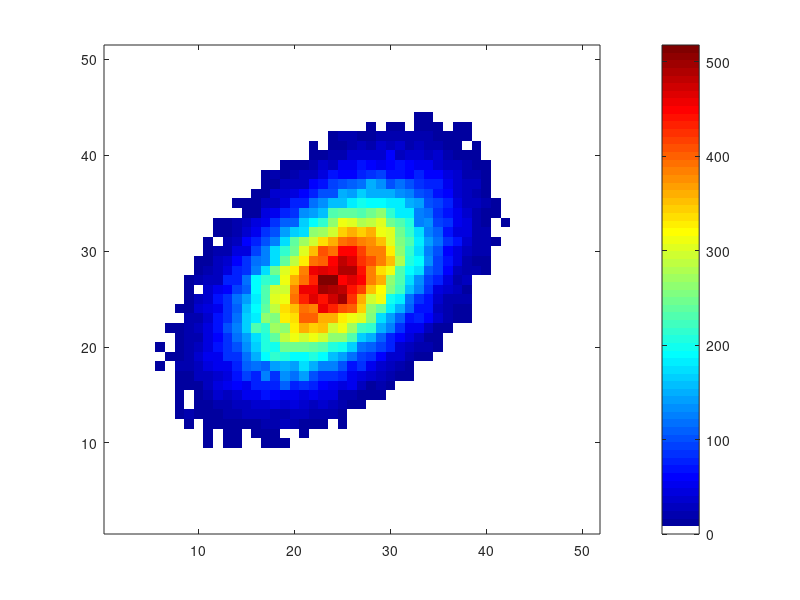

This figure's MATLAB source:
% close all;
% clear all;
% pm=6000;
% addpath(genpath('C:\Users\chamsei\Documents\GitHub\ms_proj\old_codes\vismolib'))
% vmlconfig_cavriglia;
% conf = evalin('base','VMLCONF');
% obj = vmlSeq('2015_08_10',[6 20]);
% 
% ts = timeseries(obj.Irr(:,2:end), obj.Irr(:,1));
% ts2 = resample(ts, obj.P(:,1)); 
% figure;
% plot(ts2.data(1:end-pm,1), obj.P(1:end-pm,2),'b.');
% hold on;
% plot(ts2.data(end-pm:end,1), obj.P(end-pm:end,2),'r.');
% 
% 
% degree = 130;
% theta = degtorad(degree); % rotaion angle counterclockwise about the origin
% R = [cos(theta) -sin(theta); sin(theta) cos(theta)];
% theta_inv = degtorad(-degree); % rotaion angle counterclockwise about the origin
% R_inv = [cos(theta_inv) -sin(theta_inv); sin(theta_inv) cos(theta_inv)];
% 
% translationVector = [0;0];
% 
% figure;
% plot(obj.Irr(obj.clear_times,1),obj.Irr(obj.clear_times,2), '.g');
% hold on;
% plot(obj.Irr(obj.cloudy_times,1),obj.Irr(obj.cloudy_times,2), '.r');
% 
% figure;
% load('all_sun_pos__2015_09_21.mat');
% plot(all_pos(:,1),all_pos(:,2), '-r');
% hold on;
% plot(all_pos(:,3),all_pos(:,4), '-g');
% 
% % create a matrix which will be used later in calculations
% center_pos = fix((all_pos(1,1:2)+all_pos(end,1:2))/2); %all_pos(fix(size(all_pos,1)/2),1);
% [center_pos, ~] = sunpos_midday(obj);
% %y_center_pos = all_pos(fix(size(all_pos,1)/2),2);
% center_pos = repmat(center_pos, 1, size(all_pos,1));
% 
% % create a matrix which will be used later in calculations
% center_impos = fix((all_pos(4,3:4)+all_pos(end-4,3:4))/2);
% center_impos = repmat(center_impos', 1, size(all_pos,1));
% 
% 
% % shift points in the plane so that the center of rotation is at the origin
% rot_pos = R*(all_pos(:,1:2)' - center_pos) + center_pos;
% rot_impos = R*(all_pos(:,3:4)' - center_pos) + center_pos;
% 
% sh = .030;
% [min_y, idx] = min(rot_pos(2,:));
% min_x = rot_pos(1,idx);
% rot_pos(2,:) = (rot_pos(2,:)-min_y).*(1+(sh^2)) + min_y;
% rot_pos(1,:) = (rot_pos(1,:)-min_x).*(1-sh) + min_x;
% %rot_pos(:,:) = (rot_pos(1:2,:)-[min_x;min_y]).*[1-sh;1+(sh^2)] + [min_x;min_y];
% 
% inv_center_pos_pt = fix((rot_pos(1:2,1)+rot_pos(1:2,end))/2);
% inv_center_pos = repmat(inv_center_pos_pt, 1, size(rot_pos,2));
% orig_pos = R_inv*(rot_pos - center_pos) + center_pos;
% 
% figure;
% plot(rot_pos(1,:),rot_pos(2,:), '-r');
% hold on;
% plot(rot_impos(1,:),rot_impos(2,:), '-b');
% 
% figure;
% 
% plot(all_pos(:,1),all_pos(:,2), '-r');
% hold on;
% plot(all_pos(:,3),all_pos(:,4), '-g');
% hold on;
% plot(orig_pos(1,:),orig_pos(2,:), '-b');
% 
% for j=1:length(cloudy)
%     disp(datevec(obj.ti(cloudy(j))));
% end


% figHandles = get(0,'Children'); % gets the handles to all open figure
% rez=800; %resolution (dpi) of final graphic
% resolution=get(0,'ScreenPixelsPerInch'); %dont need to change anything here
% 
% for f = figHandles'
% %     axesHandle = get(f,'Children'); % get the axes for each figure
% %     titleHandle = get(axesHandle,'Title'); % gets the title for the first (or only) axes)
% %     text = get(titleHandle,'String'); % gets the text in the title
% %     text = strrep(text, '/', '_');
%     text = 'sun_samples';
%     figpos=getpixelposition(f); %dont need to change anything here    
%     set(f,'paperunits','inches','papersize',figpos(3:4)/resolution,'paperposition',[0 0 figpos(3:4)/resolution]); %dont need to change anything here
%     print(f,strcat('C:\data\cav\',text),'-djpeg',['-r',num2str(rez)],'-opengl') %save file 
% 
%     %saveas(f, strcat('C:\data\cav\log_data\power_plots\',text), 'jpg') % save the figure with the title as the file name 
% end
% coef=90000/70450;
% for i=1:length(data)
%     disp(data{i}.clouds);
% %     data{i}.clouds=data{i}.clouds*coef;
% end

% % load('D:\abb_data\cc_data.mat','cc');
% for rr=1:length(rg)
%     ccp=cc(rg(rr)+1:rg(rr+1));
%     save(['D:\abb_data\cc_data',num2str(rr), '.mat'], 'ccp');
% end
% % load('D:\abb_data\cc_data.mat','cc');
% cc_all = cellfun(@(d) sum(d.cc_fact), data);
% clouds = cellfun(@(d) d.clouds, data);
% time = cellfun(@(d) d.time, data);
% TV  = datevec(time);
% mm=mean(TV(inx,4:5));
% inx = find(isnan(cc_all));
% img_save_path = 'E:\ABB\cav\diffuse\';
% img_save_path2 = 'E:\ABB\cav\diffuse_cc_0\';
% for pp=1:length(inx)
%     disp(pp);
%     d=data{inx(pp)};
%     nan_idx=find(isnan(d.cc_fact));
%     d.cc_fact(nan_idx)=100;
%     data{inx(pp)}=d;
% %     disp(tm(4:5));
% %     filename=[d.day '__' num2str(d.j) '.jpeg'];
% %     copyfile([img_save_path filename],strcat(img_save_path2,filename));  
% end
% close(1);
figure(1);
data1 = randn(1,1e5); %// example data
data2 = randn(1,1e5) + .5*data1; %// example data correlated to above
values = hist3([data1(:) data2(:)],[51 51]);
imagesc(values)
newmap = jet;
newmap(1,:) = [1 1 1];
colormap(newmap);    
colorbar
axis equal
axis xy